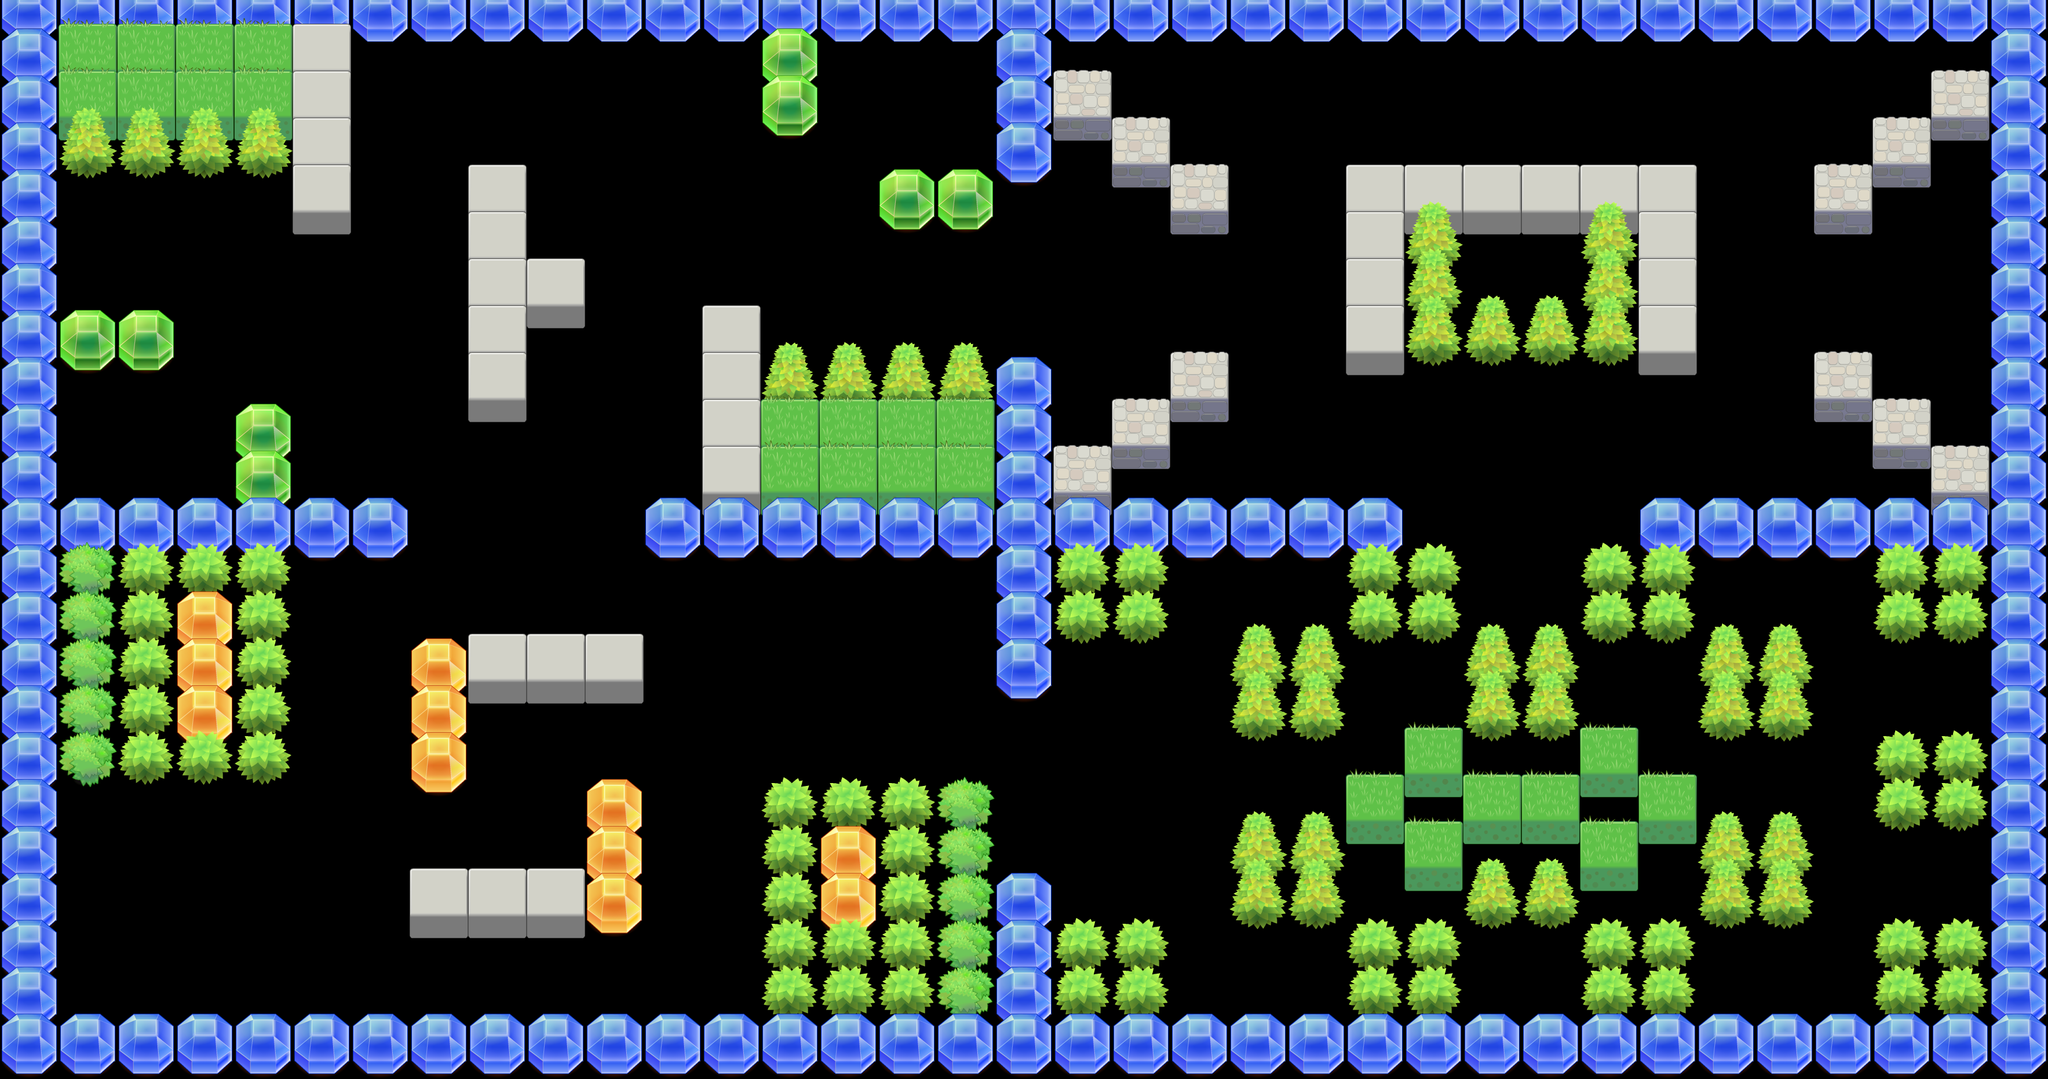

Rendered tile map (Tiled .tmx) drawn with the repository's tilesets; below, a short description and the map source with its tile grids summarised:
An orthogonal 35x23 tile map with 101x81 px tiles, 2 tile layers (layer_0, layer_1).

<map version="1.2" tiledversion="1.2.4" orientation="orthogonal" renderorder="right-down" width="35" height="23" tilewidth="101" tileheight="81" infinite="0" nextlayerid="3" nextobjectid="1">
 <tileset firstgid="1" name="test2_2" tilewidth="101" tileheight="171" spacing="2" margin="2" tilecount="45" columns="9">
  <image source="test2_2.png" width="1024" height="1024" />
 </tileset>
 <layer id="1" name="layer_0" width="35" height="23">
  <data>[805 cells, 0 non-empty, 0 distinct tile ids]</data>
 </layer>
 <layer id="2" name="layer_1" width="35" height="23">
  <data>[805 cells, 345 non-empty, 9 distinct tile ids]</data>
 </layer>
</map>
